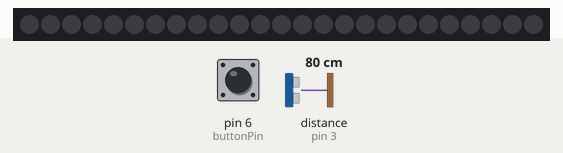
The sketch below on a simulated Arduino Uno, built with avr-gcc and run on an emulated ATmega328P. Shown: 25 RGB LEDs in strip order, left to right. The test bench sets the inputs (shaded band); at power-on: pin 6 (buttonPin) LOW, distance to the obstacle (sensor on pin 3) 80 cm. Dim RGB values are drawn brighter than linear; what the sketch prints to the serial monitor is not drawn.

Above: at 1.2 s.
1.3 s: pin 6 (buttonPin) pulled HIGH for 1 s
At 1.43 s:
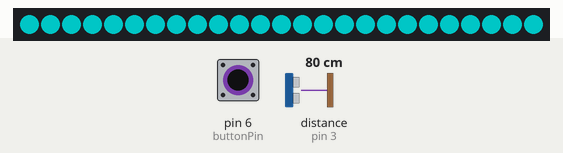
5.3 s: pin 6 (buttonPin) pulled HIGH for 0.15 s
Timing chart, 0 to 8.3 s (numbered marks = the images above; inputs shaded):
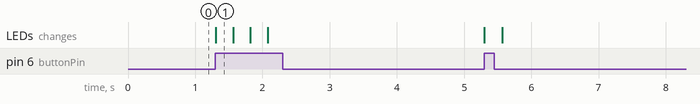

The sketch:

sketch_justBrowsing.ino
```cpp
#include "Ultrasonic.h"

#include <FastLED.h>

FASTLED_USING_NAMESPACE

#define DATA_PIN    5
#define LED_TYPE    WS2812B
#define COLOR_ORDER GRB
#define NUM_LEDS    25
CRGB leds[NUM_LEDS];

#define BRIGHTNESS          96
#define FRAMES_PER_SECOND  120

Ultrasonic ultrasonic(3);
boolean lightsOn = false;
const int buttonPin = 6;
void setup() {
  // put your setup code here, to run once:
  Serial.begin(9600);
  pinMode(buttonPin, INPUT);
  FastLED.addLeds<LED_TYPE,DATA_PIN,COLOR_ORDER>(leds, NUM_LEDS).setCorrection(TypicalLEDStrip);
  FastLED.setBrightness(BRIGHTNESS);
}


void loop() {
  if (someoneInRange()) {
    if (lightsOn) {
      turnLightsOff();
      lightsOn = false;
      delay(250);
    }
    if (buttonDown()) {
      turnLightsOn();
      lightsOn = true;
      delay(250);
    }
  } else {
    turnLightsOff();
  }
}

void turnLightsOff() {
  fill_solid(leds, NUM_LEDS, CRGB(0, 0, 0));
  FastLED.show();
}

void turnLightsOn() {
  fill_solid(leds, NUM_LEDS, CRGB(0, 255, 255));
  FastLED.show();
}

void turnOnPocketLight() {

}

void turnOffPocketLight() {

}

boolean someoneInRange() {
  Serial.print(ultrasonic.MeasureInCentimeters());//0~400cm
  return ultrasonic.MeasureInCentimeters() < 390;
}

boolean buttonDown() {
  return digitalRead(buttonPin) == HIGH;
}
```

Measured:
- after the input at 1.3 s, the LEDs: change at once (image 1)
